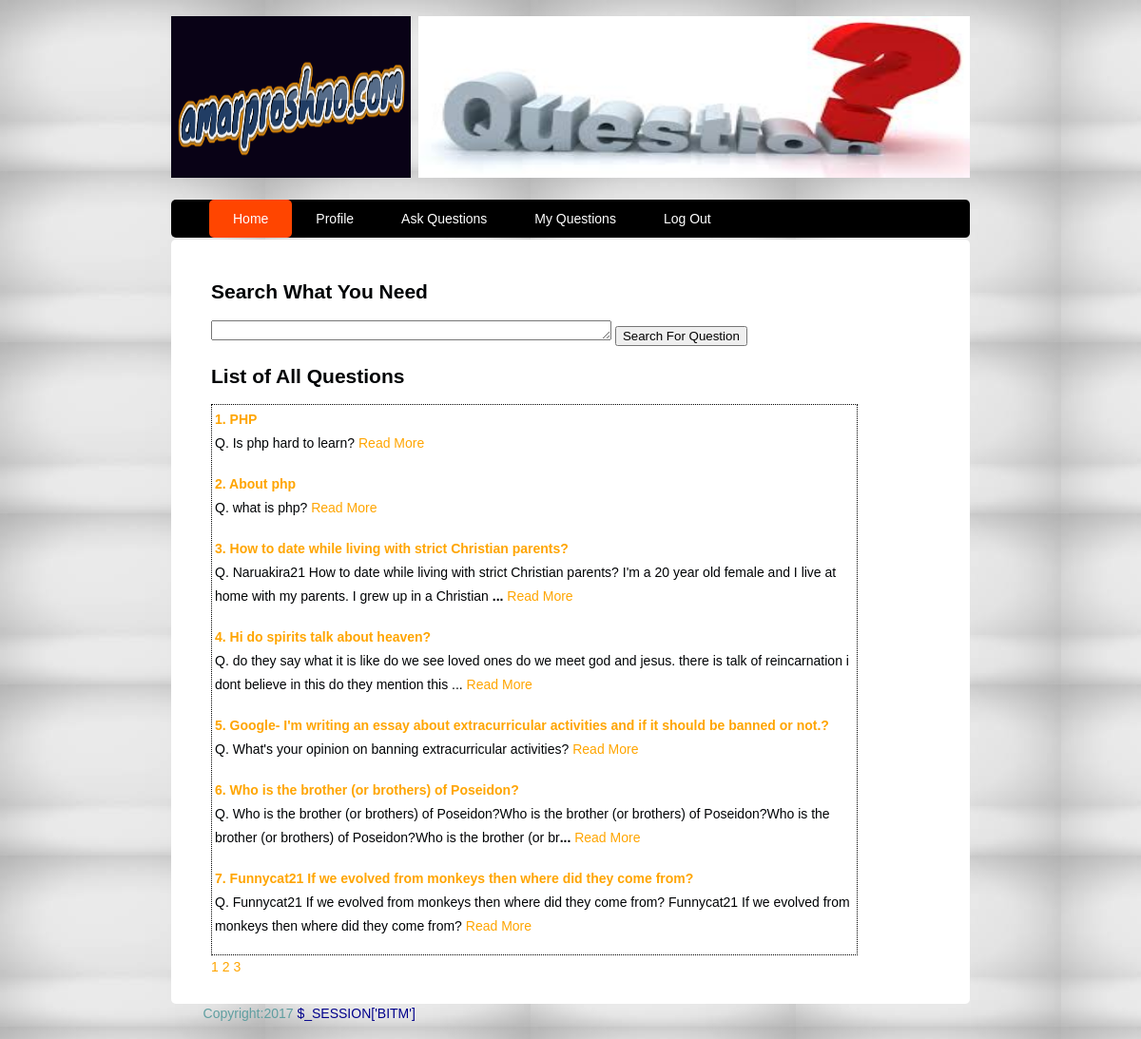
Screenshot of /views/HomePage/index.php (signed in) with the database file from the repository.
### tables this page shows
CREATE TABLE `questions` (
  `q_id` int(11) NOT NULL,
  `u_id` int(11) NOT NULL,
  `Q_title` varchar(100) NOT NULL DEFAULT 'Untitled',
  `question` text NOT NULL
);

### src/Questions/Question.php (called while the page is built)
<?php
class Queston
{
    public function index($noOfItems, $offset)
    {
        try {
            $pdo = new PDO('mysql:host=localhost;dbname=amarproshno', 'root', '');
            $pdo->setAttribute(PDO::ATTR_ERRMODE, PDO::ERRMODE_EXCEPTION);
            $query = "SELECT * FROM `questions` ORDER BY q_id DESC Limit $noOfItems OFFSET $offset";
            $stmt = $pdo->prepare($query);
            $stmt->execute();
            $data = $stmt->fetchAll();
            return $data;
        } catch (PDOException $e) {
            echo 'Error: ' . $e->getMessage();
        }
    }
    public function getNoOfRows()
    {
        $pdo = new PDO('mysql:host=localhost;dbname=amarproshno', 'root', '');
        $pdo->setAttribute(PDO::ATTR_ERRMODE, PDO::ERRMODE_EXCEPTION);
        $query = "SELECT * FROM `questions` ORDER BY q_id DESC";
        $stmt = $pdo->prepare($query);
        $stmt->execute();
        $data = count($stmt->fetchAll());
        return $data;
    }
}

### views/HomePage/index.php (the view, shortened to what this page needs)
<?php
require_once("../../src/Questions/Question.php");
$obj = new Queston();
$noOfItemsPerPage = 7;
$totalRows = $obj->getNoOfRows();
$totalPage = ceil($totalRows / $noOfItemsPerPage);
if (!empty($_GET['page'])) {
    $currentPage = $_GET['page'] - 1;
} else
    $currentPage = 0;
$offset = $currentPage * $noOfItemsPerPage;
$allData = $obj->index($noOfItemsPerPage, $offset);
?>
<!DOCTYPE html>
<html lang="en">
<head>
    <link rel="stylesheet" href="../../src/style.css" type="text/css">
</head>
<body class="body">
<header class="mainheader">
    <div class="logo">
        <img src="../../src/img/logo.png">
    </div>
    <div class="banner">
        <img src="../../src/img/banner.jpg">
    </div>
    <nav>
        <ul>
            <li class="active"><a href="index.php">Home</a></li>
            <li><a href="../Profile/profile.php">Profile</a></li>
            <li><a href="../AskQuestion/askQuestion.php">Ask Questions</a></li>
            <li><a href="../Questions/questions.php">My Questions</a></li>
            <li><a href="../Logout/logout.php">Log Out</a></li>
        </ul>
    </nav>
    <div class="maincontent">
        <div class="content">
            <article class="topcontent">
                <header>
                    <h1>Search What You Need</h1>
                </header>
                <content>
                    <p>
                    <form action="search.php" method="POST">
                        <textarea rows="1" cols="50" maxlength="200" name="question">
</textarea>
                        <input type="submit" name="btn" value="Search For Question">
                    </form>
                    <h1>List of All Questions</h1>
                    <?php
                    if (!empty($allData)) {
                        ?>
                        <table width="90%" style="border:1px dotted black;">
                            <?php
                            $sl = $offset + 1;
                            foreach ($allData as $key => $value) {
                                ?>
                                <tr>
                                    <td>
                                        <div class="section">
                                            <b><a href="../Question_Details/showQuestion.php?q_id=<?php echo $value['q_id'] ?>"><?php echo $sl++ . '. ' . $value['Q_title'] ?></a></b>
                                            </br><?php
                                            $question = $value['question'];
                                            if (strlen($question) > 160)
                                                $question = substr($question, 0, 160) . '<b>...</b>';
                                            echo 'Q. ' . $question;
                                            ?>
                                            <a class="more"
                                               href="../Question_Details/showQuestion.php?q_id=<?php echo $value['q_id'] ?>">Read
                                                More</a></p>
                                        </div>
                                    </td>
                                </tr>
                                <?php
                            }
                            ?>
                        <?php
                    }
                    if ($noOfItemsPerPage < $totalRows) {
                        for ($i = 1; $i <= $totalPage; $i++) {
                            ?>
                            <a href="index.php?page=<?php echo $i ?>"><?php echo $i ?></a>
                            <?php
                        }
                    }
                    ?>
        </div>
    <footer class="mainFooter">
        <p>Copyright:2017 <a href="#" title="Biplob">$_SESSION['BITM']</a></p>
    </footer>
</body>
</html>

### src/style.css (style rules this page uses)
body { background-image: url("img/bg.jpg"); color: #000305; font-size: 87.5%; font-family: Arial; line-height: 1.5; text-align: left; }
a { text-decoration: none; }
a:link, a:visited { color: orange; }
.body { margin: 0 auto; width: 70%; clear: both; }
.logo img { width: 30%; height: 170px; margin: 2% 0; padding-right: 1%; float: left; }
.banner img { width: 69%; height: 170px; margin: 2% 0; }
.mainheader nav { background-color: black; height: 40px; border-radius: 5px; -moz-border-radius: 5px; -webkit-border-radius: 5px; }
.mainheader nav ul { list-style: none; margin: 0 auto; }
.mainheader nav ul li { float: left; display: inline; }
.mainheader nav a:link, .mainheader nav a:visited { color: #FFF; display: inline-block; padding: 10px 25px; height: 20px; }
.mainheader nav a:hover, .mainheader nav a:active, .mainheader nav .active a:link, .mainheader nav .active a:visited { background-color: orangered; text-shadow: none; height: 20px; }
.mainheader nav ul li a { border-radius: 5px; -moz-border-radius: 5px; -webkit-border-radius: 5px; }
.maincontent { line-height: 25px; border-radius: 5px; -moz-border-radius: 5px; -webkit-border-radius: 5px; }
.content { width: 100%; float: left; }
.topcontent { background-color: white; border-radius: 5px; -moz-border-radius: 5px; -webkit-border-radius: 5px; padding: 3% 5%; margin-top: 2px; }
.mainFooter p { width: 92%; margin: 2% auto; color: cadetblue; }
.mainFooter p a { width: 92%; margin: 2% auto; color: darkblue; }

### rows the page displays
questions: Q_title "PHP", question "Is php hard to learn?"
questions: Q_title "About php", question "what is php?"
questions: Q_title "How to date while living with strict Christian parents?", question "Naruakira21 How to date while living with strict Christian parents? I'm a 20 year old female and I live at home with my parents. I grew up in a Christian"
questions: Q_title "Hi do spirits talk about heaven?", question "do they say what it is like do we see loved ones do we meet god and jesus. there is talk of reincarnation i dont believe in this do they mention this ..."
questions: Q_title "Google- I'm writing an essay about extracurricular activities and if it should be banned or not.?", question "What's your opinion on banning extracurricular activities?"
questions: Q_title "Who is the brother (or brothers) of Poseidon?", question "Who is the brother (or brothers) of Poseidon?Who is the brother (or brothers) of Poseidon?Who is the brother (or brothers) of Poseidon?Who is the brother (or br"
questions: Q_title "Funnycat21 If we evolved from monkeys then where did they come from?", question "Funnycat21 If we evolved from monkeys then where did they come from? Funnycat21 If we evolved from monkeys then where did they come from?"
